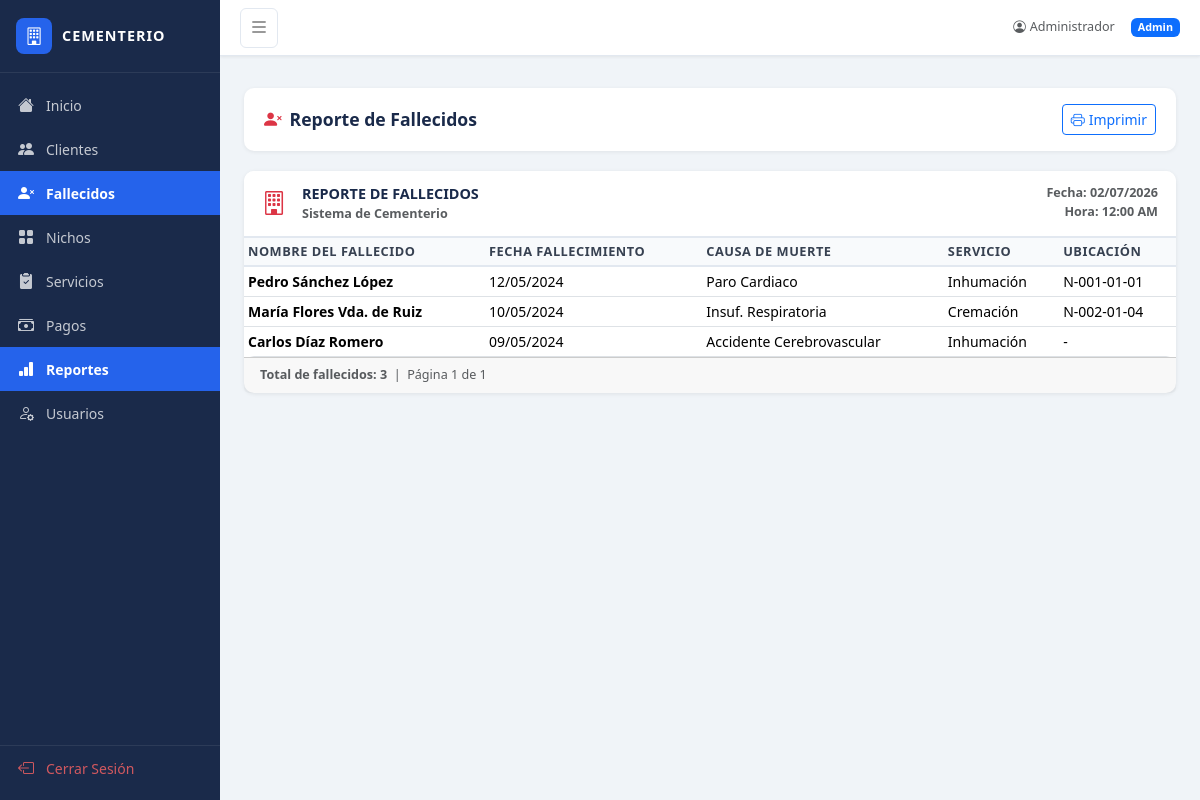
The app's page /reportes/fallecidos (signed in), older data.
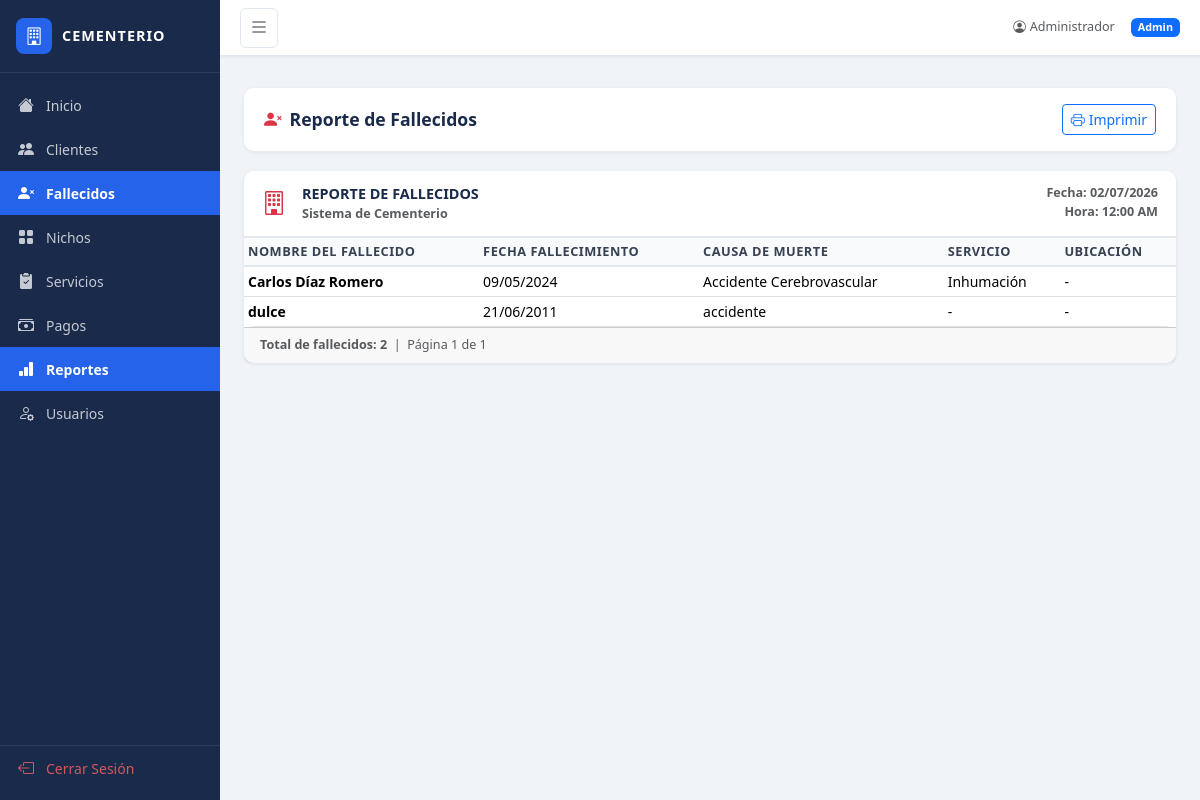
The same page, newer data.
### app.py (models this page shows)
class Fallecido(db.Model):
    id = db.Column(db.Integer, primary_key=True)
    nombre = db.Column(db.String(150), nullable=False)
    fecha_fallecimiento = db.Column(db.Date, nullable=False)
    causa_muerte = db.Column(db.String(200))
    cliente_id = db.Column(db.Integer, db.ForeignKey('cliente.id'), nullable=False)
    certificado_defuncion = db.Column(db.String(50))
    observaciones = db.Column(db.Text)
    servicios = db.relationship('Servicio', backref='fallecido', lazy=True)

class Servicio(db.Model):
    id = db.Column(db.Integer, primary_key=True)
    cliente_id = db.Column(db.Integer, db.ForeignKey('cliente.id'), nullable=False)
    fallecido_id = db.Column(db.Integer, db.ForeignKey('fallecido.id'), nullable=False)
    nicho_id = db.Column(db.Integer, db.ForeignKey('nicho.id'))
    fecha_servicio = db.Column(db.Date, nullable=False)
    tipo_servicio = db.Column(db.String(50), nullable=False)
    costo = db.Column(db.Float, nullable=False)
    observaciones = db.Column(db.Text)
    pagos = db.relationship('Pago', backref='servicio', lazy=True)

class Nicho(db.Model):
    id = db.Column(db.Integer, primary_key=True)
    codigo = db.Column(db.String(20), unique=True, nullable=False)
    tipo = db.Column(db.String(50), nullable=False)
    ubicacion = db.Column(db.String(100))
    estado = db.Column(db.String(20), default='Disponible')
    observaciones = db.Column(db.Text)
    servicios = db.relationship('Servicio', backref='nicho', lazy=True)

### app.py (the view)
@app.route('/reportes/fallecidos')
@login_required
def reporte_fallecidos():
    lista = Fallecido.query.order_by(Fallecido.fecha_fallecimiento.desc()).all()
    return render_template('reporte_fallecidos.html', fallecidos=lista, fecha=date.today())

### app.py (called while the page is built)
def login_required(f):
    @wraps(f)
    def decorated_function(*args, **kwargs):
        if 'user_id' not in session:
            return redirect(url_for('login'))
        return f(*args, **kwargs)
    return decorated_function

### templates/reporte_fallecidos.html (shortened to what this page needs)
{% extends "base.html" %}
{% block content %}
<div class="page-header no-print">
    <h4><i class="bi bi-person-x-fill me-2 text-danger"></i>Reporte de Fallecidos</h4>
    <button onclick="window.print()" class="btn btn-outline-primary btn-sm">
        <i class="bi bi-printer me-1"></i>Imprimir
    </button>
</div>
<div class="card">
    <div class="card-header d-flex align-items-center justify-content-between">
        <div class="d-flex align-items-center gap-3">
            <i class="bi bi-building fs-4 text-danger"></i>
            <div><div class="fw-bold">REPORTE DE FALLECIDOS</div><div class="text-muted small">Sistema de Cementerio</div></div>
        </div>
        <div class="text-end small text-muted">Fecha: {{ fecha.strftime('%d/%m/%Y') }}<br>Hora: {{ fecha.strftime('%I:%M %p') }}</div>
    </div>
    <div class="table-responsive">
        <table class="table table-sm mb-0">
            <thead>
                <tr>
                    <th>Nombre del Fallecido</th>
                    <th>Fecha Fallecimiento</th>
                    <th>Causa de Muerte</th>
                    <th>Servicio</th>
                    <th>Ubicación</th>
                </tr>
            </thead>
            <tbody>
                {% for f in fallecidos %}
                <tr>
                    <td><b>{{ f.nombre }}</b></td>
                    <td>{{ f.fecha_fallecimiento.strftime('%d/%m/%Y') }}</td>
                    <td>{{ f.causa_muerte or '-' }}</td>
                    <td>
                        {% if f.servicios %}
                            {{ f.servicios[0].tipo_servicio }}
                        {% else %}-{% endif %}
                    </td>
                    <td>
                        {% if f.servicios and f.servicios[0].nicho %}
                            {{ f.servicios[0].nicho.codigo }}
                        {% else %}-{% endif %}
                    </td>
                </tr>
                {% endfor %}
            </tbody>
        </table>
    </div>
    <div class="card-footer text-muted small">
        <b>Total de fallecidos: {{ fallecidos|length }}</b> &nbsp;|&nbsp; Página 1 de 1
    </div>
</div>
{% endblock %}

Row changes from the older to the newer data that the page shows:
removed Fallecido: nombre "Pedro Sánchez López", fecha_fallecimiento "12/05/2024", causa_muerte "Paro Cardiaco", tipo_servicio "Inhumación", codigo "N-001-01-01"
removed Fallecido: nombre "María Flores Vda. de Ruiz", fecha_fallecimiento "10/05/2024", causa_muerte "Insuf. Respiratoria", tipo_servicio "Cremación", codigo "N-002-01-04"
added Fallecido: nombre "dulce", fecha_fallecimiento "21/06/2011", causa_muerte "accidente"
Text that changed along with them:
{{ fallecidos|length }}: "3" → "2"
